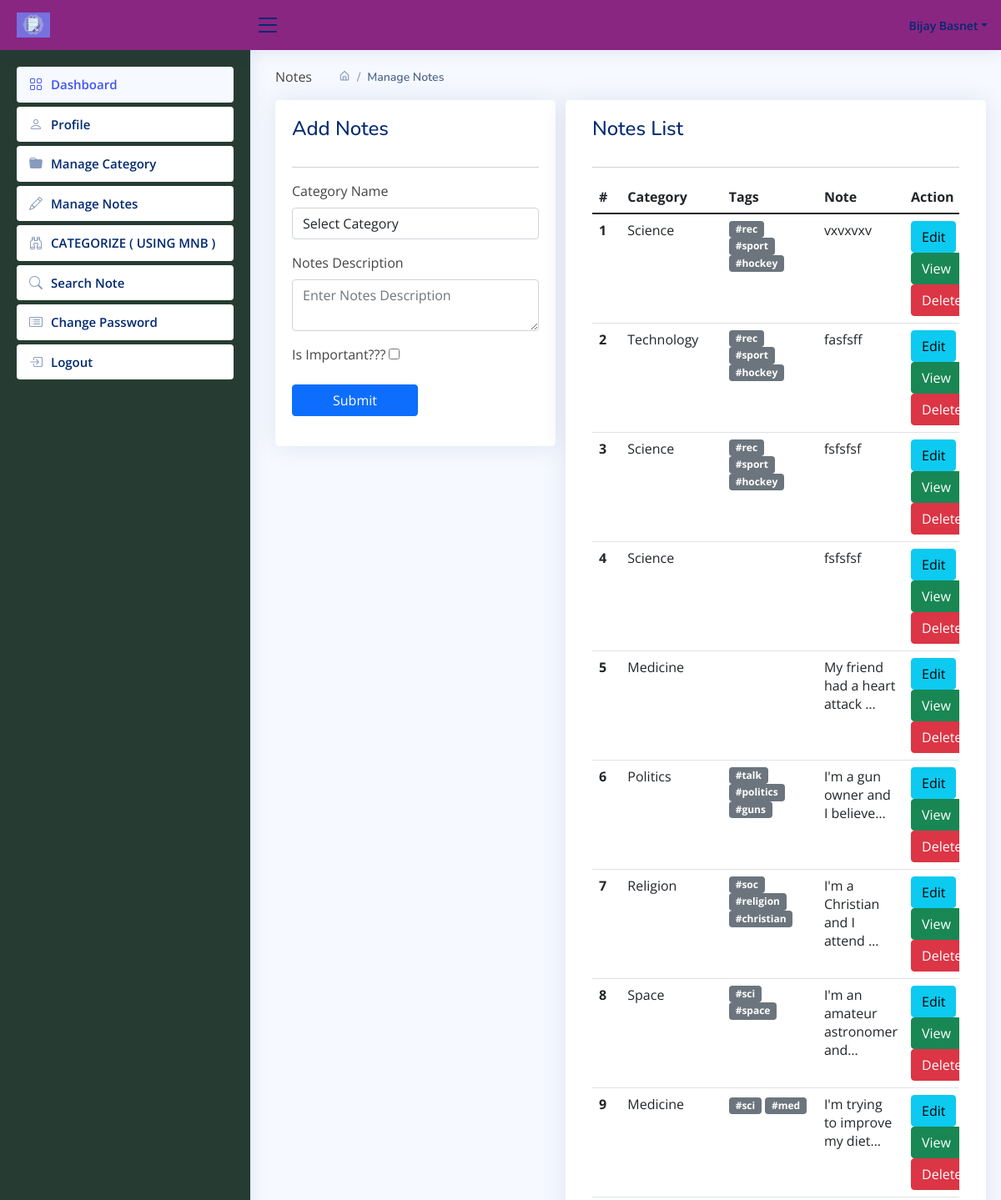
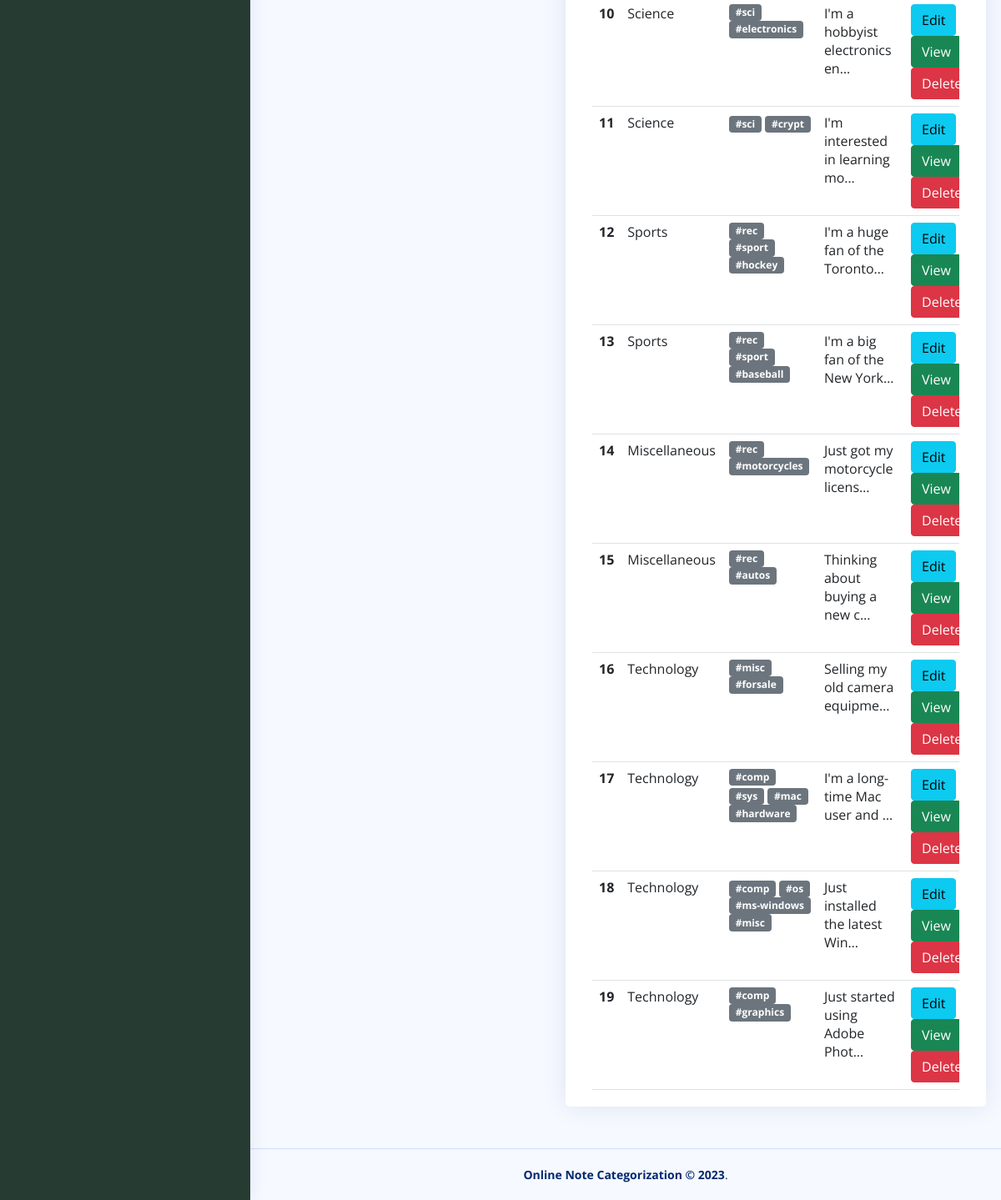
Screenshot of /manageNotes (signed in) with the database file from the repository (2 pictures, top to bottom).
### enotes/models.py (models this page shows, shortened)
class Notes(models.Model):
        signup = models.ForeignKey(Signup, on_delete=models.CASCADE, null=True)
        category = models.ForeignKey(Category, on_delete=models.CASCADE, null=True)
        noteDescription = models.CharField(max_length=250, null=True)
        CreationDate = models.DateTimeField(auto_now_add=True)
        UpdationDate = models.DateField(null=True)
        is_important = models.BooleanField(default=False)
        tags = models.CharField(max_length=250, null=True)

class Category(models.Model):
    signup = models.ForeignKey(Signup, on_delete=models.CASCADE, null=True)
    categoryName = models.CharField(max_length=150, null=True)
    CreationDate = models.DateTimeField(auto_now_add=True)

### enotes/views.py (the view, shortened to what this page needs)
# urls.py: path('manageNotes', manageNotes, name='manageNotes'),
def manageNotes(request):
    if not request.user.is_authenticated:
        return redirect('user_login')
    user = User.objects.get(id=request.user.id)
    signup = Signup.objects.get(user=user)
    category = Category.objects.filter(signup=signup)
    notes = Notes.objects.filter(Q(category__in=category)).order_by('-CreationDate')
    return render(request, 'manageNotes.html', locals())

### enotes/templates/manageNotes.html (shortened to what this page needs)
{% extends 'usernavbar.html' %}
{% load static %}
{% block main %}
<div class="page-wrapper">
    <div class="page-content-wrapper">
        <div class="page-content">
            <div class="page-breadcrumb d-none d-sm-flex align-items-center mb-3">
                <div class="breadcrumb-title pe-3">Notes</div>
                <div class="ps-3">
                    <nav aria-label="breadcrumb">
                        <ol class="breadcrumb mb-0 p-0">
                            <li class="breadcrumb-item"><a href="{% url 'dashboard' %}"><i
                                    class="bx bx-home-alt"></i></a>
                            </li>
                            <li class="breadcrumb-item active" aria-current="page">Manage Notes</li>
                        </ol>
                    </nav>
                </div>
            </div>
            <div class="row">
                <div class="radius-15 col-xl-5 mx-auto">
                    <div class="card">
                        <div class="card-body">
                            <div class="card-title">
                                <h4 class="mb-0">Add Notes</h4>
                            </div>
                            <hr>
                            <form method="post">
                                <div class="mb-3">
                                    <label class="form-label">Category Name</label>
                                    <select name="category" class="form-control" required>
                                        <option value="">Select Category</option>
                                    </select>
                                </div>
                                <div class="mb-3">
                                    <label class="form-label">Notes Description</label>
                                    <textarea name="noteDescription" placeholder="Enter Notes Description"
                                              class="form-control" required></textarea>
                                </div>
                                <div class="mb-3">
                                    <label class="form-label">Is Important???</label>
                                    <input type="checkbox" name="important">
                                </div>
                                <div class="mb-3">
                                    <button type="submit" class="btn btn-primary px-5">Submit</button>
                                </div>
                            </form>
                        </div>
                    </div>
                </div>
                <div class="card radius-15 col-xl-7">
                    <div class="card-body">
                        <div class="card-title">
                            <h4 class="mb-0">Notes List</h4>
                        </div>
                        <hr/>
                        <div class="table-responsive">
                            <table class="table mb-0">
                                <thead>
                                <tr>
                                    <th scope="col">#</th>
                                    <th scope="col">Category</th>
                                    <th scope="col">Tags</th>
                                    <th scope="col">Note</th>
                                    <th scope="col">Action</th>
                                </tr>
                                </thead>
                                <tbody>
                                {% for i in notes %}
                                <tr>
                                    <th scope="row">{{forloop.counter}}</th>
                                    <td>{{i.category.categoryName}}</td>
                                    <td>
                                        {% for tag in i.tags.split %}
                                        <span class="badge bg-secondary">{{ tag }}</span>
                                        {% endfor %}
                                    </td>
                                     <td>{{ i.noteDescription|truncatechars:30 }}</td>
                                    <td><a href="{% url 'editNotes' i.id %}" class="btn btn-info">Edit</a> |
                                        <a href="{% url 'viewNotes' i.id %}" class="btn btn-success">View</a> |<a href="{% url 'deleteNotes' i.id %}"
                                           onclick="return confirm('Are you sure to Delete')" class="btn btn-danger">Delete</a>
                                    </td>
                                </tr>
                                {% endfor %}
                                </tbody>
                            </table>
                        </div>
                    </div>
                </div>
            </div>
        </div>
    </div>
</div>
{% endblock %}

### enotes/templates/usernavbar.html (shortened to what this page needs)
{% load static %}
<html lang="en">
<head>
  <link href="{% static 'assets/vendor/bootstrap/css/bootstrap.min.css' %}" rel="stylesheet">
  <link href="{% static 'assets/vendor/bootstrap-icons/bootstrap-icons.css' %}" rel="stylesheet">
  <link href="{% static 'assets/vendor/boxicons/css/boxicons.min.css' %}" rel="stylesheet">
  <link href="{% static 'assets/vendor/quill/quill.snow.css' %}" rel="stylesheet">
  <link href="{% static 'assets/vendor/quill/quill.bubble.css' %}" rel="stylesheet">
  <link href="{% static 'assets/vendor/remixicon/remixicon.css' %}" rel="stylesheet">
  <link href="{% static 'assets/vendor/simple-datatables/style.css' %}" rel="stylesheet">
  <link href="{% static 'assets/css/style.css' %}" rel="stylesheet">
</head>
<body>
  <header id="header" class="header fixed-top d-flex align-items-center">
    <div class="d-flex align-items-center justify-content-between">
      <a href="" class="logo d-flex align-items-center">
        <img src="{% static 'images/enotes.png' %}" alt="">
      </a>
      <i class="bi bi-list toggle-sidebar-btn"></i>
    </div>
    <nav class="header-nav ms-auto">
      <ul class="d-flex align-items-center">
        <li class="nav-item dropdown pe-3">
          <a class="nav-link nav-profile d-flex align-items-center pe-0" href="#" data-bs-toggle="dropdown">
            <span class="d-none d-md-block dropdown-toggle ps-2">{{request.user.first_name}} {{request.user.last_name}}</span>
          </a>
        </li>
      </ul>
    </nav>
  </header>
  <aside id="sidebar" class="sidebar">
    <ul class="sidebar-nav" id="sidebar-nav">
      <li class="nav-item">
        <a class="nav-link" href="/dashboard">
          <i class="bi bi-grid"></i>
          <span>Dashboard</span>
        </a>
      </li>
      <li class="nav-item">
        <a class="nav-link collapsed" href="/profile">
          <i class="bi bi-person"></i>
          <span>Profile</span>
        </a>
      </li>
        <li class="nav-item">
        <a class="nav-link collapsed" href="/manageCategory">
          <i class="bi bi-folder-fill"></i>
          <span>Manage Category</span>
        </a>
      </li>
      <li class="nav-item">
        <a class="nav-link collapsed" href="/manageNotes">
          <i class="bi bi-pencil"></i>
          <span>Manage Notes</span>
        </a>
      </li>
       <li class="nav-item ">
        <a class="nav-link collapsed has-arrow" href="#">
          <i class="bi bi-binoculars"></i>
          <span>CATEGORIZE ( USING MNB )</span>
        </a>
      </li>
      <li class="nav-item">
        <a class="nav-link collapsed" href="/searchNotes">
          <i class="bi bi-search"></i>
          <span>Search Note</span>
        </a>
      </li>
      <li class="nav-item">
        <a class="nav-link collapsed" href="/changePassword">
          <i class="bi bi-card-list"></i>
          <span>Change Password</span>
        </a>
      </li>
      <li class="nav-item">
        <a class="nav-link collapsed" href="/logout">
          <i class="bi bi-box-arrow-in-right"></i>
          <span>Logout</span>
        </a>
      </li>
    </ul>
  </aside>
  <main id="main" class="main">
    <section class="section dashboard">
      {% block main %}
      {% endblock %}
    </section>
  </main>
  <footer id="footer" class="footer">
    <div class="copyright">
      <strong><span>Online Note Categorization &copy;
            <script>document.write(new Date().getFullYear());</script></span></strong>.
    </div>
  </footer>
</body>
</html>

### enotes/static/assets/css/style.css (style rules this page uses)
:root { scroll-behavior: smooth; }
body { font-family: "Open Sans", sans-serif; background: #f6f9ff; color: #444444; }
a { color: #4154f1; text-decoration: none; }
h1, h2, h3, h4, h5, h6 { font-family: "Nunito", sans-serif; }
#main { margin-top: 60px; padding: 20px 30px; transition: all 0.3s; }
.card { margin-bottom: 30px; border: none; border-radius: 5px; box-shadow: 0px 0 30px rgba(1, 41, 112, 0.1); }
.card-title { padding: 20px 0 15px 0; font-size: 18px; font-weight: 500; color: #012970; font-family: "Poppins", sans-serif; }
.card-body { padding: 0 20px 20px 20px; }
.breadcrumb { font-size: 14px; font-family: "Nunito", sans-serif; color: #899bbd; font-weight: 600; }
.breadcrumb a { color: #899bbd; transition: 0.3s; }
.breadcrumb .breadcrumb-item::before { color: #899bbd; }
.breadcrumb .active { color: #51678f; font-weight: 600; }
.logo { line-height: 1; }
@media (min-width: 1200px) { .logo { width: 280px; } }
.logo img { max-height: 30px; margin-right: 6px; }
.header { transition: all 0.5s; z-index: 997; height: 60px; box-shadow: 0px 2px 20px rgba(1, 41, 112, 0.1); background-color: #892682; padding-left: 20px; }
.header .toggle-sidebar-btn { font-size: 32px; padding-left: 5px; cursor: pointer; color: #012970; }
.header-nav ul { list-style: none; }
.header-nav > ul { margin: 0; padding: 0; }
.header-nav .nav-profile { color: #012970; }
.header-nav .nav-profile span { font-size: 14px; font-weight: 600; }
.sidebar { position: fixed; top: 60px; left: 0; bottom: 0; width: 300px; z-index: 996; transition: all 0.3s; padding: 20px; overflow-y: auto; scrollbar-width: thin; scrollbar-color: #aab7cf transparent; box-shadow: 0px 0px 20px rgba(1, 41, 112, 0.1); background-color: #263c32; }
@media (min-width: 1200px) { #main, #footer { margin-left: 300px; } }
.sidebar-nav { padding: 0; margin: 0; list-style: none; }
.sidebar-nav li { padding: 0; margin: 0; list-style: none; }
.sidebar-nav .nav-item { margin-bottom: 5px; }
.sidebar-nav .nav-link { display: flex; align-items: center; font-size: 15px; font-weight: 600; color: #4154f1; transition: 0.3; background: #f6f9ff; padding: 10px 15px; border-radius: 4px; }
.sidebar-nav .nav-link i { font-size: 16px; margin-right: 10px; color: #4154f1; }
.sidebar-nav .nav-link.collapsed { color: #012970; background: #fff; }
.sidebar-nav .nav-link.collapsed i { color: #899bbd; }
.footer { padding: 20px 0; font-size: 14px; transition: all 0.3s; border-top: 1px solid #cddfff; }
.footer .copyright { text-align: center; color: #012970; }

### rows the page displays
Notes: category.categoryName "Science", split "#rec" "#sport" "#hockey", noteDescription "vxvxvxv"
Notes: category.categoryName "Technology", split "#rec" "#sport" "#hockey", noteDescription "fasfsff"
Notes: category.categoryName "Science", split "#rec" "#sport" "#hockey", noteDescription "fsfsfsf"
Notes: category.categoryName "Science", noteDescription "fsfsfsf"
Notes: category.categoryName "Medicine", noteDescription "My friend had a heart attack …"
Notes: category.categoryName "Politics", split "#talk" "#politics" "#guns", noteDescription "I'm a gun owner and I believe…"
Notes: category.categoryName "Religion", split "#soc" "#religion" "#christian", noteDescription "I'm a Christian and I attend …"
Notes: category.categoryName "Space", split "#sci" "#space", noteDescription "I'm an amateur astronomer and…"
Notes: category.categoryName "Medicine", split "#sci" "#med", noteDescription "I'm trying to improve my diet…"
Notes: category.categoryName "Science", split "#sci" "#electronics", noteDescription "I'm a hobbyist electronics en…"
Notes: category.categoryName "Science", split "#sci" "#crypt", noteDescription "I'm interested in learning mo…"
Notes: category.categoryName "Sports", split "#rec" "#sport" "#hockey", noteDescription "I'm a huge fan of the Toronto…"
Notes: category.categoryName "Sports", split "#rec" "#sport" "#baseball", noteDescription "I'm a big fan of the New York…"
Notes: category.categoryName "Miscellaneous", split "#rec" "#motorcycles", noteDescription "Just got my motorcycle licens…"
Notes: category.categoryName "Miscellaneous", split "#rec" "#autos", noteDescription "Thinking about buying a new c…"
Notes: category.categoryName "Technology", split "#misc" "#forsale", noteDescription "Selling my old camera equipme…"
Notes: category.categoryName "Technology", split "#comp" "#sys" "#mac" "#hardware", noteDescription "I'm a long-time Mac user and …"
Notes: category.categoryName "Technology", split "#comp" "#os" "#ms-windows" "#misc", noteDescription "Just installed the latest Win…"
Notes: category.categoryName "Technology", split "#comp" "#graphics", noteDescription "Just started using Adobe Phot…"

### other values shown
{{ request.user.first_name }} "Bijay"
{{ request.user.last_name }} "Basnet"
